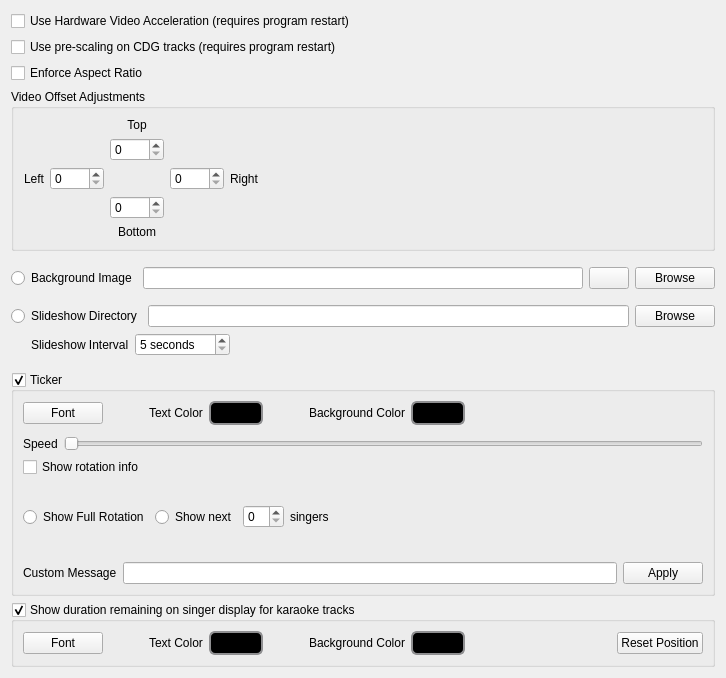
              <widget class="QWidget" name="scrollAreaWidgetContents">
               <property name="geometry">
                <rect>
                 <x>0</x>
                 <y>0</y>
                 <width>726</width>
                 <height>678</height>
                </rect>
               </property>
               <layout class="QVBoxLayout" name="verticalLayout_11">
                <item>
                 <widget class="QCheckBox" name="checkBoxHardwareAccel">
                  <property name="text">
                   <string>Use Hardware Video Acceleration (requires program restart)</string>
                  </property>
                 </widget>
                </item>
                <item>
                 <widget class="QCheckBox" name="checkBoxCdgPrescaling">
                  <property name="toolTip">
                   <string>&lt;html&gt;&lt;head/&gt;&lt;body&gt;&lt;p&gt;Pre-scales CDG graphics before feeding them to the video pipeline.  Makes CDG output look noticeably sharper, but moderately increases CPU load.&lt;/p&gt;&lt;/body&gt;&lt;/html&gt;</string>
                  </property>
                  <property name="text">
                   <string>Use pre-scaling on CDG tracks (requires program restart)</string>
                  </property>
                 </widget>
                </item>
                <item>
                 <widget class="QCheckBox" name="checkBoxEnforceAspectRatio">
                  <property name="toolTip">
                   <string>If enabled, videos will respect the source aspect ratio when being stretched to fit the window.</string>
                  </property>
                  <property name="text">
                   <string>Enforce Aspect Ratio</string>
                  </property>
                 </widget>
                </item>
                <item>
                 <widget class="QGroupBox" name="groupBox_8">
                  <property name="minimumSize">
                   <size>
                    <width>0</width>
                    <height>0</height>
                   </size>
                  </property>
                  <property name="title">
                   <string>Video Offset Adjustments</string>
                  </property>
                  <layout class="QVBoxLayout" name="verticalLayout_27">
                   <item>
                    <layout class="QGridLayout" name="gridLayout_2">
                     <property name="topMargin">
                      <number>0</number>
                     </property>
                     <item row="1" column="2">
                      <widget class="QSpinBox" name="spinBoxCdgOffsetTop">
                       <property name="maximum">
                        <number>1024</number>
                       </property>
                      </widget>
                     </item>
                     <item row="0" column="2">
                      <widget class="QLabel" name="label_35">
                       <property name="text">
                        <string>Top</string>
                       </property>
                       <property name="alignment">
                        <set>Qt::AlignCenter</set>
                       </property>
                      </widget>
                     </item>
                     <item row="2" column="3">
                      <widget class="QSpinBox" name="spinBoxCdgOffsetRight">
                       <property name="maximum">
                        <number>1024</number>
                       </property>
                      </widget>
                     </item>
                     <item row="2" column="0">
                      <widget class="QLabel" name="label_36">
                       <property name="text">
                        <string>Left</string>
                       </property>
                       <property name="alignment">
                        <set>Qt::AlignRight|Qt::AlignTrailing|Qt::AlignVCenter</set>
                       </property>
                      </widget>
                     </item>
                     <item row="2" column="1">
                      <widget class="QSpinBox" name="spinBoxCdgOffsetLeft">
                       <property name="maximum">
                        <number>1024</number>
                       </property>
                      </widget>
                     </item>
                     <item row="3" column="2">
                      <widget class="QSpinBox" name="spinBoxCdgOffsetBottom">
                       <property name="maximum">
                        <number>1024</number>
                       </property>
                      </widget>
                     </item>
                     <item row="2" column="4">
                      <widget class="QLabel" name="label_37">
                       <property name="text">
                        <string>Right</string>
                       </property>
                      </widget>
                     </item>
                     <item row="2" column="5">
                      <spacer name="horizontalSpacer_18">
                       <property name="orientation">
                        <enum>Qt::Horizontal</enum>
                       </property>
                       <property name="sizeHint" stdset="0">
                        <size>
                         <width>40</width>
                         <height>20</height>
                        </size>
                       </property>
                      </spacer>
                     </item>
                     <item row="4" column="2">
                      <widget class="QLabel" name="label_38">
                       <property name="text">
                        <string>Bottom</string>
                       </property>
                       <property name="alignment">
                        <set>Qt::AlignCenter</set>
                       </property>
                      </widget>
                     </item>
                    </layout>
                   </item>
                  </layout>
                 </widget>
                </item>
                <item>
                 <layout class="QVBoxLayout" name="verticalLayout_12">
                  <property name="topMargin">
                   <number>10</number>
                  </property>
                  <property name="bottomMargin">
                   <number>10</number>
                  </property>
                  <item>
                   <layout class="QHBoxLayout" name="horizontalLayout_8">
                    <property name="topMargin">
                     <number>0</number>
                    </property>
                    <item>
                     <widget class="QRadioButton" name="rbBgImage">
                      <property name="text">
                       <string>Background Image</string>
                      </property>
                     </widget>
                    </item>
                    <item>
                     <widget class="QLineEdit" name="lineEditCdgBackground"/>
                    </item>
                    <item>
                     <widget class="QPushButton" name="pushButtonClearBgImg">
                      <property name="text">
                       <string/>
                      </property>
                      <property name="icon">
                       <iconset theme="edit-clear-all">
                        <normaloff>.</normaloff>.</iconset>
                      </property>
                     </widget>
                    </item>
                    <item>
                     <widget class="QPushButton" name="pushButtonBrowse">
                      <property name="text">
                       <string>Browse</string>
                      </property>
                     </widget>
                    </item>
                   </layout>
                  </item>
                  <item>
                   <layout class="QHBoxLayout" name="horizontalLayout_10">
                    <property name="topMargin">
                     <number>10</number>
                    </property>
                    <item>
                     <widget class="QRadioButton" name="rbSlideshow">
                      <property name="text">
                       <string>Slideshow Directory</string>
                      </property>
                     </widget>
                    </item>
                    <item>
                     <widget class="QLineEdit" name="lineEditSlideshowDir"/>
                    </item>
                    <item>
                     <widget class="QPushButton" name="pushButtonSlideshowBrowse">
                      <property name="text">
                       <string>Browse</string>
                      </property>
                     </widget>
                    </item>
                   </layout>
                  </item>
                  <item>
                   <layout class="QHBoxLayout" name="horizontalLayout_22">
                    <property name="leftMargin">
                     <number>20</number>
                    </property>
                    <property name="topMargin">
                     <number>0</number>
                    </property>
                    <item>
                     <widget class="QLabel" name="label">
                      <property name="text">
                       <string>Slideshow Interval</string>
                      </property>
                     </widget>
                    </item>
                    <item>
                     <widget class="QSpinBox" name="spinBoxSlideshowInterval">
                      <property name="suffix">
                       <string> seconds</string>
                      </property>
                      <property name="minimum">
                       <number>5</number>
                      </property>
                      <property name="maximum">
                       <number>300</number>
                      </property>
                     </widget>
                    </item>
                    <item>
                     <spacer name="horizontalSpacer_19">
                      <property name="orientation">
                       <enum>Qt::Horizontal</enum>
                      </property>
                      <property name="sizeHint" stdset="0">
                       <size>
                        <width>40</width>
                        <height>20</height>
                       </size>
                      </property>
                     </spacer>
                    </item>
                   </layout>
                  </item>
                 </layout>
                </item>
                <item>
                 <widget class="QGroupBox" name="groupBoxTicker">
                  <property name="sizePolicy">
                   <sizepolicy hsizetype="Preferred" vsizetype="MinimumExpanding">
                    <horstretch>0</horstretch>
                    <verstretch>0</verstretch>
                   </sizepolicy>
                  </property>
                  <property name="title">
                   <string>Ticker</string>
                  </property>
                  <property name="checkable">
                   <bool>true</bool>
                  </property>
                  <layout class="QVBoxLayout" name="verticalLayout_9">
                   <item>
                    <layout class="QHBoxLayout" name="horizontalLayout_4">
                     <property name="topMargin">
                      <number>0</number>
                     </property>
                     <property name="bottomMargin">
                      <number>0</number>
                     </property>
                     <item>
                      <widget class="QPushButton" name="pushButtonFont">
                       <property name="text">
                        <string>Font</string>
                       </property>
                      </widget>
                     </item>
                     <item>
                      <spacer name="horizontalSpacer_2">
                       <property name="orientation">
                        <enum>Qt::Horizontal</enum>
                       </property>
                       <property name="sizeType">
                        <enum>QSizePolicy::Fixed</enum>
                       </property>
                       <property name="sizeHint" stdset="0">
                        <size>
                         <width>40</width>
                         <height>20</height>
                        </size>
                       </property>
                      </spacer>
                     </item>
                     <item>
                      <widget class="QLabel" name="label_3">
                       <property name="text">
                        <string>Text Color</string>
                       </property>
                      </widget>
                     </item>
                     <item>
                      <widget class="QPushButton" name="pushButtonTextColor">
                       <property name="styleSheet">
                        <string notr="true">QPushButton {
    border: 2px solid #8f8f91;
    border-radius: 6px;
    background-color: rgb(0,0,0);
    min-width: 40px;
    padding-left: 5px;
    padding-right: 5px;
    padding-top: 3px;
    padding-bottom: 3px;
}

QPushButton:pressed {
    background-color: rgb(0,0,0);
}

QPushButton:flat {
    border: none; /* no border for a flat push button */
}

QPushButton:default {
    border-color: navy; /* make the default button prominent */
}</string>
                       </property>
                       <property name="text">
                        <string/>
                       </property>
                       <property name="autoDefault">
                        <bool>false</bool>
                       </property>
                       <property name="flat">
                        <bool>false</bool>
                       </property>
                      </widget>
                     </item>
                     <item>
                      <spacer name="horizontalSpacer_3">
                       <property name="orientation">
                        <enum>Qt::Horizontal</enum>
                       </property>
                       <property name="sizeType">
                        <enum>QSizePolicy::Fixed</enum>
                       </property>
                       <property name="sizeHint" stdset="0">
                        <size>
                         <width>40</width>
                         <height>20</height>
                        </size>
                       </property>
                      </spacer>
                     </item>
                     <item>
                      <widget class="QLabel" name="label_4">
                       <property name="text">
                        <string>Background Color</string>
                       </property>
                      </widget>
                     </item>
                     <item>
                      <widget class="QPushButton" name="pushButtonBgColor">
                       <property name="styleSheet">
                        <string notr="true">QPushButton {
    border: 2px solid #8f8f91;
    border-radius: 6px;
    background-color: rgb(0,0,0);
    min-width: 40px;
    padding-left: 5px;
    padding-right: 5px;
    padding-top: 3px;
    padding-bottom: 3px;
}

QPushButton:pressed {
    background-color: rgb(0,0,0);
}

QPushButton:flat {
    border: none; /* no border for a flat push button */
}

QPushButton:default {
    border-color: navy; /* make the default button prominent */
}</string>
                       </property>
                       <property name="text">
                        <string/>
                       </property>
                       <property name="autoDefault">
                        <bool>false</bool>
                       </property>
                       <property name="flat">
                        <bool>false</bool>
                       </property>
                      </widget>
                     </item>
                     <item>
                      <spacer name="horizontalSpacer_4">
                       <property name="orientation">
                        <enum>Qt::Horizontal</enum>
                       </property>
                       <property name="sizeHint" stdset="0">
                        <size>
                         <width>40</width>
                         <height>20</height>
                        </size>
                       </property>
                      </spacer>
                     </item>
                    </layout>
                   </item>
                   <item>
                    <layout class="QHBoxLayout" name="horizontalLayout_5">
                     <property name="topMargin">
                      <number>5</number>
                     </property>
                     <item>
                      <widget class="QLabel" name="label_2">
                       <property name="text">
                        <string>Speed</string>
                       </property>
                      </widget>
                     </item>
                     <item>
                      <widget class="QSlider" name="horizontalSliderTickerSpeed">
                       <property name="minimum">
                        <number>0</number>
                       </property>
                       <property name="maximum">
                        <number>50</number>
                       </property>
                       <property name="orientation">
                        <enum>Qt::Horizontal</enum>
                       </property>
                       <property name="invertedAppearance">
                        <bool>false</bool>
                       </property>
                       <property name="invertedControls">
                        <bool>false</bool>
                       </property>
                      </widget>
                     </item>
                    </layout>
                   </item>
                   <item>
                    <widget class="QCheckBox" name="cbxTickerShowRotationInfo">
                     <property name="text">
                      <string>Show rotation info</string>
                     </property>
                    </widget>
                   </item>
                   <item>
                    <layout class="QHBoxLayout" name="horizontalLayout_7">
                     <property name="spacing">
                      <number>6</number>
                     </property>
                     <property name="topMargin">
                      <number>0</number>
                     </property>
                     <item>
                      <widget class="QRadioButton" name="radioButtonFullRotation">
                       <property name="text">
                        <string>Show Full Rotation</string>
                       </property>
                      </widget>
                     </item>
                     <item>
                      <widget class="QRadioButton" name="radioButtonPartialRotation">
                       <property name="text">
                        <string>Show next</string>
                       </property>
                      </widget>
                     </item>
                     <item>
                      <widget class="QSpinBox" name="spinBoxTickerSingers"/>
                     </item>
                     <item>
                      <widget class="QLabel" name="label_5">
                       <property name="text">
                        <string>singers</string>
                       </property>
                      </widget>
                     </item>
                     <item>
                      <spacer name="horizontalSpacer_5">
                       <property name="orientation">
                        <enum>Qt::Horizontal</enum>
                       </property>
                       <property name="sizeHint" stdset="0">
                        <size>
                         <width>40</width>
                         <height>20</height>
                        </size>
                       </property>
                      </spacer>
                     </item>
                    </layout>
                   </item>
                   <item>
                    <layout class="QHBoxLayout" name="horizontalLayout_9">
                     <property name="topMargin">
                      <number>5</number>
                     </property>
                     <item>
                      <widget class="QLabel" name="label_8">
                       <property name="text">
                        <string>Custom Message</string>
                       </property>
                      </widget>
                     </item>
                     <item>
                      <widget class="QLineEdit" name="lineEditTickerMessage">
                       <property name="toolTip">
                        <string>&lt;html&gt;&lt;head/&gt;&lt;body&gt;&lt;p&gt;&lt;span style=&quot; font-size:9pt; font-weight:600;&quot;&gt;Custom text to display on the ticker&lt;/span&gt;&lt;span style=&quot; font-size:9pt;&quot;&gt;&lt;br/&gt;Supports the following varaible substitutions:&lt;br/&gt;&lt;br/&gt;%m_curSinger = Current singer name&lt;br/&gt;%curSong = Current song (aritst - title)&lt;br/&gt;%m_curArtist = Current artist&lt;br/&gt;%m_curTitle = Current title&lt;br/&gt;%nextSinger = Next singer name&lt;/span&gt;&lt;/p&gt;&lt;/body&gt;&lt;/html&gt;</string>
                       </property>
                      </widget>
                     </item>
                     <item>
                      <widget class="QPushButton" name="pushButtonApplyTickerMsg">
                       <property name="text">
                        <string>Apply</string>
                       </property>
                      </widget>
                     </item>
                    </layout>
                   </item>
                  </layout>
                 </widget>
                </item>
                <item>
                 <widget class="QGroupBox" name="groupBoxShowDuration">
                  <property name="sizePolicy">
                   <sizepolicy hsizetype="Preferred" vsizetype="Preferred">
                    <horstretch>0</horstretch>
                    <verstretch>0</verstretch>
                   </sizepolicy>
                  </property>
                  <property name="title">
                   <string>Show duration remaining on singer display for karaoke tracks</string>
                  </property>
                  <property name="checkable">
                   <bool>true</bool>
                  </property>
                  <layout class="QHBoxLayout" name="horizontalLayout_6">
                   <item>
                    <widget class="QPushButton" name="btnDurationFont">
                     <property name="text">
                      <string>Font</string>
                     </property>
                    </widget>
                   </item>
                   <item>
                    <spacer name="horizontalSpacer_15">
                     <property name="orientation">
                      <enum>Qt::Horizontal</enum>
                     </property>
                     <property name="sizeType">
                      <enum>QSizePolicy::Fixed</enum>
                     </property>
                     <property name="sizeHint" stdset="0">
                      <size>
                       <width>40</width>
                       <height>20</height>
                      </size>
                     </property>
                    </spacer>
                   </item>
                   <item>
                    <widget class="QLabel" name="label_31">
                     <property name="text">
                      <string>Text Color</string>
                     </property>
                    </widget>
                   </item>
                   <item>
                    <widget class="QPushButton" name="btnDurationFontColor">
                     <property name="styleSheet">
                      <string notr="true">QPushButton {
    border: 2px solid #8f8f91;
    border-radius: 6px;
    background-color: rgb(0,0,0);
    min-width: 40px;
    padding-left: 5px;
    padding-right: 5px;
    padding-top: 3px;
    padding-bottom: 3px;
}

QPushButton:pressed {
    background-color: rgb(0,0,0);
}

QPushButton:flat {
    border: none; /* no border for a flat push button */
}

QPushButton:default {
    border-color: navy; /* make the default button prominent */
}</string>
                     </property>
                     <property name="text">
                      <string/>
                     </property>
                    </widget>
                   </item>
                   <item>
                    <spacer name="horizontalSpacer_16">
                     <property name="orientation">
                      <enum>Qt::Horizontal</enum>
                     </property>
                     <property name="sizeType">
                      <enum>QSizePolicy::Fixed</enum>
                     </property>
                     <property name="sizeHint" stdset="0">
                      <size>
                       <width>40</width>
                       <height>20</height>
                      </size>
                     </property>
                    </spacer>
                   </item>
                   <item>
                    <widget class="QLabel" name="label_32">
                     <property name="text">
                      <string>Background Color</string>
                     </property>
                    </widget>
                   </item>
                   <item>
                    <widget class="QPushButton" name="btnDurationBgColor">
                     <property name="styleSheet">
                      <string notr="true">QPushButton {
    border: 2px solid #8f8f91;
    border-radius: 6px;
    background-color: rgb(0,0,0);
    min-width: 40px;
    padding-left: 5px;
    padding-right: 5px;
    padding-top: 3px;
    padding-bottom: 3px;
}

QPushButton:pressed {
    background-color: rgb(0,0,0);
}

QPushButton:flat {
    border: none; /* no border for a flat push button */
}

QPushButton:default {
    border-color: navy; /* make the default button prominent */
}</string>
                     </property>
                     <property name="text">
                      <string/>
                     </property>
                    </widget>
                   </item>
                   <item>
                    <spacer name="horizontalSpacer_17">
                     <property name="orientation">
                      <enum>Qt::Horizontal</enum>
                     </property>
                     <property name="sizeHint" stdset="0">
                      <size>
                       <width>40</width>
                       <height>20</height>
                      </size>
                     </property>
                    </spacer>
                   </item>
                   <item>
                    <widget class="QPushButton" name="pushButtonResetDurationPos">
                     <property name="toolTip">
                      <string>&lt;html&gt;&lt;head/&gt;&lt;body&gt;&lt;p&gt;Reset duration display location to default.  Use this if the duration gets hidden due to a resolution or window size change.&lt;/p&gt;&lt;/body&gt;&lt;/html&gt;</string>
                     </property>
                     <property name="text">
                      <string>Reset Position</string>
                     </property>
                    </widget>
                   </item>
                  </layout>
                 </widget>
                </item>
               </layout>
              </widget>
